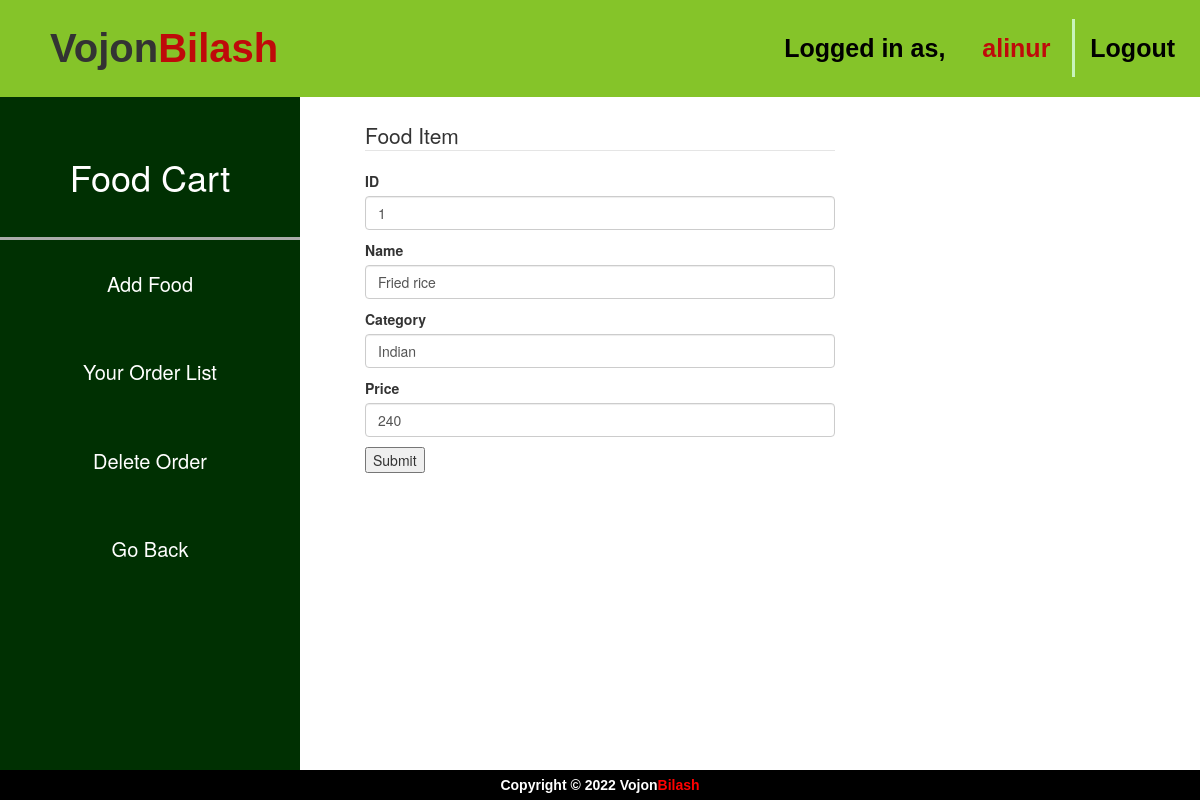
/View/AddFoodMenu.php?id=1 (signed in), run on the app's committed database.
### tables this page shows
CREATE TABLE `foodmenu` (
  `ID` int(10) NOT NULL,
  `name` varchar(30) NOT NULL,
  `cat` varchar(20) NOT NULL,
  `price` varchar(30) NOT NULL
);

### Model/model.php (called while the page is built, shortened)
<?php
function showCart($ID){
    $conn = db_conn();
    $selectQuery = "SELECT * FROM `foodmenu` where ID = ?";
    try {
        $stmt = $conn->prepare($selectQuery);
        $stmt->execute([$ID]);
    } catch (PDOException $e) {
        echo $e->getMessage();
    }
    $row = $stmt->fetch(PDO::FETCH_ASSOC);
    return $row;
}
?>

### Controller/ShowFoodMenu.php (called while the page is built, shortened)
<?php
include '../Model/model.php';
function fetchCart($ID){
    return showCart($ID);
}
?>

### View/AddFoodMenu.php (the view, shortened to what this page needs)
<?php
include 'Header Footer Order Food.php';
include '../Controller/ShowFoodMenu.php';
$food = fetchCart($_GET['id']);
?>
<html>
<head>
    <link rel="stylesheet" href="https://maxcdn.bootstrapcdn.com/bootstrap/3.3.6/css/bootstrap.min.css" />
</head>
</head>
<body>
    <br>
        <div class="container" style="width:500px;">
            <form action="../Controller/AddFoodMenuCheck.php" name="addFoodForm" method="post">
                <br><br><br><br>
                <br>
                <fieldset>
                        <legend>Food Item</legend>
                        <label>ID</label>
                        <input type="text" name ="id" id="id" class="form-control" value="<?php echo $food['ID']?>"><p style="color:red"></p>
                        <label>Name</label>
                        <input type="text" name="name" id="name" class="form-control" value="<?php echo $food['name']?>"><p style="color:red"></p>
                        <label>Category</label>
                        <input type="text" name = "cat" id="cat" class="form-control" value="<?php echo $food['cat']?>"><p style="color:red"></p>
                        <label>Price</label>
                        <input type="text" name = "price" id="price" class="form-control" value="<?php echo $food['price']?>"><p style="color:red"></p>
                        <input type="submit" name="submit" value="Submit">
                </fieldset>
            </form>
        </div>
        <br />
</body>
</html>

### data on the page
foodmenu: id "1", name "Fried rice", cat "Indian", price "240"

### other printed values
$_SESSION['user'] "alinur"
